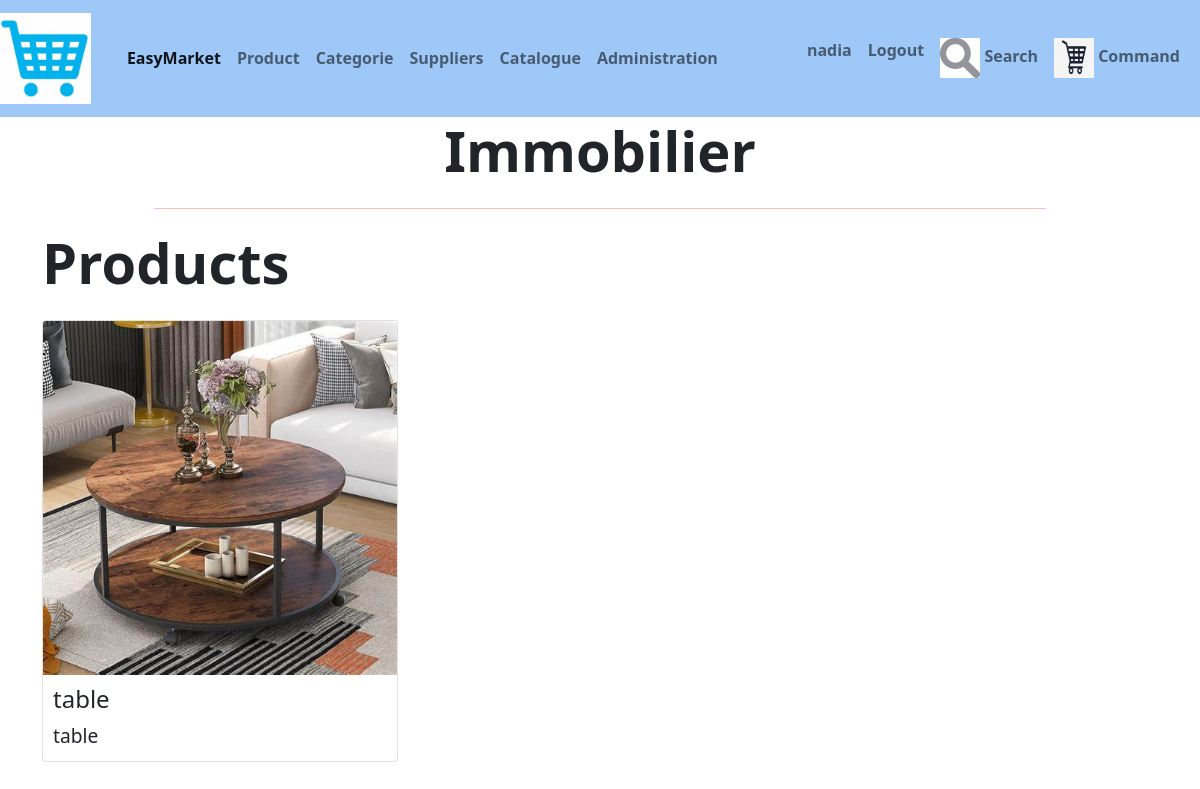
The page /magasin/categorie/3/ (signed in) on the database its author committed.
### magasin/models.py (models this page shows, shortened)
class Categorie (models.Model) :
    TYPE_CHOICES = [
        ('Al','Alimentaire'),
        ('Mb','Meuble'),
        ('Sn','Sanitaire'),
        ('Vs','Vaisselle'),
        ('Vt','Vêtement'),
        ('Jx','Jouets'),
        ('Lg','Linge de Maison'),
        ('Bj','Bijoux'),
        ('Dc','Décor')
    ]
    name=models.CharField(max_length=50,default='Alimentaire')

class Produit(models.Model) :
    TYPE_CHOICES = [
        ('em', 'emballé'),
        ('fr', 'Frais'),
        ('cs', 'Conserve')
    ]
    libellé=models.CharField(max_length=100)
    description=models.TextField(default='Non definie')
    prix = models.DecimalField(max_digits=10, decimal_places=3)
    type = models.CharField(max_length=2,choices=TYPE_CHOICES,default='em')
    img=models.ImageField(blank=True)
    catégorie = models.ForeignKey('Categorie', on_delete=models.CASCADE, null=True)
    Fournisseur=models.ForeignKey('Fournisseur',on_delete=models.CASCADE,null=True)

### magasin/views.py (the view)
# urls.py: path('categorie/<int:categorie_id>/', views.categorie_detail, name='categorie_detail'),
@login_required(login_url="/users/login")
def categorie_detail(request, categorie_id):
    template = loader.get_template('magasin/categorie_detail.html')
    categorie = Categorie.objects.get(id=categorie_id)
    produits = categorie.produit_set.all()
    context = {
        'categorie': categorie,
        'produits': produits,
    }
    return render(request, 'magasin/categorie_detail.html', context)

### magasin/templates/magasin/categorie_detail.html (shortened to what this page needs)
{% extends './base.html' %}
{% block content %}
<div class="container">
  <h1 class="display-4 mb-4 fw-bold text-center">{{ categorie.name }}</h1>
  <hr>
  <h2 class="display-4 mb-4 fw-bold text-left">Products</h2>
  <div class="row row-cols-1 row-cols-md-3 g-4">
    {% for produit in produits %}
    <div class="col">
      <div class="card h-100">
        <img src="/media/{{ produit.img }}" class="card-img-top" alt="{{ produit.libellé }}">
        <div class="card-body">
          <h5 class="card-title">{{ produit.libellé }}</h5>
          <p class="card-text">{{ produit.description }}</p>
        </div>
      </div>
    </div>
    {% empty %}
    <p>No products found</p>
    {% endfor %}
  </div>
</div>
{% endblock %}

### magasin/templates/magasin/base.html (shortened to what this page needs)
{% load static %}
<!DOCTYPE html>
<html>
<head>
<link href="https://cdn.jsdelivr.net/npm/bootstrap@5.0.2/dist/css/bootstrap.min.css" rel="stylesheet">
<link rel='stylesheet' type='text/css' media='screen' href="{% static 'css/base.css'%}">
</head>
<body>
	<nav class="navbar navbar-expand-lg navbar-light" style="background-color: rgb(157, 200, 248) ;text-align: center ;color: black; font-weight: bold;">
		<a class="navbar-brand" href="{% url 'index' %}"><img src="/static/logo/chario.jpg" style="width: 100%; max-width: 100px; height: auto;"></img></a>
		<div class="container-fluid">
		<div class="collapse navbar-collapse" id="navbarSupportedContent">
			<ul class="navbar-nav me-auto mb-2 mb-lg-0">
			  <li class="nav-item">
				<a class="nav-link active" aria-current="page" href="#">EasyMarket</a>
			  </li>
			  <li class="nav-item ">
				<a class="nav-link" href="{% url 'index' %}">Product</a>
			  </li>
			  <li class="nav-item ">
				<a class="nav-link" href="{% url 'categorie_list' %}">Categorie</a>
			  </li>
			  <li class="nav-item ">
				<a class="nav-link" href="{% url 'fournisseur_list' %}">Suppliers</a>
			  </li>
			  <li class="nav-item">
				<a class="nav-link" href="{% url 'catalogue' %}">Catalogue</a>
			  </li>
			  <li class="nav-item ">
				<a class="nav-link" href="{% url 'admin:index' %}">Administration</a>
			  </li>
		</ul>
			</div>
			<ul class="navbar-nav ml-auto">
				{% if user.is_authenticated %}
				<li class="nav-item">
					<a class="nav-link">
						{{ user }}
					</a>
				</li>
				<li>
					<a class="nav-link" href="{% url 'logout' %}">Logout</a>
				</li>
				{% endif %}
				<li class="nav-item">
					<a class="nav-link" href="{% url 'search' %}">
						<img src="{% static 'logo/sea.jpg' %}" alt="Logo" style="width: 40px; height: 40px;">
						<span>Search</span>
					</a>
				</li>
				<li class="nav-item">
					<a class="nav-link" href="{% url 'commande_list' %}">
						<img src="{% static 'logo/corbeille.jpg' %}" alt="Logo" style="width: 40px; height: 40px;">
						<span>Command</span>
					</a>
				</li>
			</ul>
	  </nav>
{% block content %} {% endblock %}
</body>
</html>

### magasin/templates/magasin/categorie_detail.html (style rules this page uses)
hr { color: red; width: 80%; margin: 20px auto; }
.card-title { font-size: 1.5rem; }
.card-text { font-size: 1.2rem; }
.card-body { padding: 10px; }

### rows shown on the page
Categorie: name "Immobilier"
Produit: img (picture), libellé "table", description "table"

### other values the page prints
{{ user }} "nadia"
